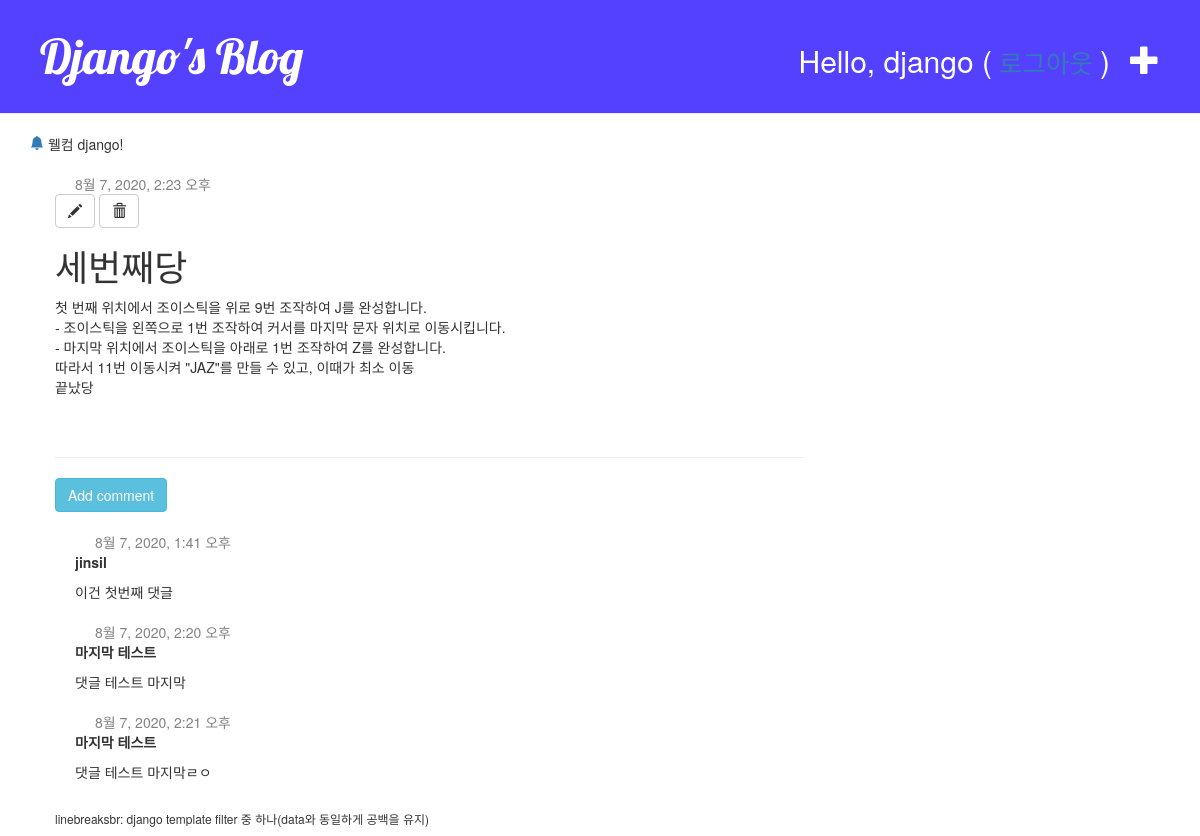
Screenshot of /post/3/ (signed in) with the database file from the repository.
### blog/models.py (models this page shows, shortened)
class Post(models.Model):
    author = models.ForeignKey('auth.User', on_delete=models.CASCADE)
    title = models.CharField(max_length=200, validators=[min_length_3_validator]) # 유효성검사 함수
    text = models.TextField()
    created_date = models.DateTimeField(default=timezone.now)
    published_date = models.DateTimeField(blank=True, null=True)

class Comment(models.Model):
    post = models.ForeignKey('blog.Post', on_delete=models.CASCADE, related_name='comments')
    author = models.CharField(max_length=100) # 댓글작성자
    text = models.TextField()
    created_date = models.DateTimeField(default=timezone.now)
    approved_comment = models.BooleanField(default=False) # 댓글 승인여부

### blog/views.py (the view)
# urls.py: path('post/<int:pk>/', views.post_detail, name='post_detail'),
def post_detail(request, pk):
    post = get_object_or_404(Post, pk=pk)
    return render(request, 'blog/post_detail.html', {'post': post})

### blog/templates/blog/post_detail.html (shortened to what this page needs)
{% extends 'blog/base.html' %}
{% block content %}
    <div class="post">
        {% if post.published_date %}
            <div class="date">
                {{ post.published_date }}
            </div>
        {% endif %}
        {% if user.is_authenticated %}
            <a class='btn btn-default' href="{% url 'post_edit' pk=post.pk %}">
              <span class="glyphicon glyphicon-pencil"></span>
            </a>
            <a class='btn btn-default' href="{% url 'post_remove' pk=post.pk %}">
              <span class="glyphicon glyphicon-trash"></span>
            </a>
        {% endif %}
        <h1>{{ post.title }}</h1>
        <p>{{ post.text|linebreaksbr }}</p>
    </div>
    <hr>
    <a class="btn btn-info" href="{% url 'add_comment_to_post' pk=post.pk %}">
        Add comment
    </a>
    {% for comment in post.comments.all %}
        {% if user.is_authenticated or comment.approved_comment %}
        <div class="comment">
            <div class="date">
                {{ comment.created_date }}
            </div>
            <strong>{{ comment.author }}</strong>
            <p>{{ comment.text|linebreaks }}</p>
        </div>
        {% endif %}
    {% empty %}
        <p>No comment here yet :(</p>
    {% endfor %}
{% endblock %}

### blog/templates/blog/base.html (shortened to what this page needs)
<!DOCTYPE html>
{% load static %}
<html lang="ko">
<head>
    <link rel="stylesheet" href="https://stackpath.bootstrapcdn.com/bootstrap/3.4.1/css/bootstrap.min.css">
    <link rel="stylesheet" href="{% static 'css/blog.css' %}">
</head>
<body>
    <div class="page-header">
        {% if user.is_authenticated %}
             <a href="{% url 'post_new' %}" class="top-menu">
            <span class="glyphicon glyphicon-plus"></span></a>
            <p class="top-menu login-user">Hello, {{ user.username }} (<small>
                <a href="{%url 'logout' %}?next={{ request.path }}">로그아웃</a>
            </small>)</p>
        {% else %}
             <a href="{% url 'login' %}" class="top-menu">
             <span class="glyphicon glyphicon-lock"></span></a>
        {% endif %}
        <h1><a href="/">Django's Blog</a></h1>
    </div>
    <div class="container">
        {% if user.is_authenticated %}
        <p>
            <a href="/"><svg width="1em" height="1em" viewBox="0 0 16 16" class="bi bi-bell-fill" fill="currentColor" xmlns="http://www.w3.org/2000/svg">
                <path d="M8 16a2 2 0 0 0 2-2H6a2 2 0 0 0 2 2zm.995-14.901a1 1 0 1 0-1.99 0A5.002 5.002 0 0 0 3 6c0 1.098-.5 6-2 7h14c-1.5-1-2-5.902-2-7 0-2.42-1.72-4.44-4.005-4.901z"/>
            </svg></a>
            웰컴 {{ user.username }}!
        </p>
        {% endif %}
    </div>
        <div class="content container">
            <div class="row">
                <div class="col-md-8">
                    {% block content %}
                    {% endblock %}
                </div>
            </div>
            <h6>linebreaksbr: django template filter 중 하나(data와 동일하게 공백을 유지)</h6>
        </div>
</body>
</html>

### blog/static/css/blog.css (style rules this page uses)
.page-header { margin-top: 0px; background-color: #5341FF ; padding: 10px 20px 20px 40px; }
.page-header h1, .page-header h1 a, .page-header h1 a:visited, .page-header h1 a:active { color: white; font-size: 36pt; text-decoration: none; }
h1,h2,h3,h4 { font-family: 'Lobster', cursive; }
.content { margin-left: 40px; }
.post { margin-top: 10px; margin-bottom: 60px; }
.date { color: #828282; font-size: 14px; margin-left: 20px; }
.top-menu, .top-menu:hover, .top-menu:visited { float: right; color: white; margin-top: 30px; margin-right: 20px; font-size: 30px; }
.comment { margin: 20px 0px 20px 20px; }

### rows the page displays
Post: published_date "8월 7, 2020, 2:23 오후", title "세번째당", text "첫 번째 위치에서 조이스틱을 위로 9번 조작하여 J를 완성합니다. - 조이스틱을 왼쪽으로 1번 조작하여 커서를 마지막 문자 위치로 이동시킵니다. - 마지막 위치에서 조이스틱을 아래로 1번 조작하여 Z를 완성합니다. 따라서 11번 이동시켜 \"JAZ\"를 만들 수 있고, 이때가 최소 이동 끝났당"
Comment: created_date "8월 7, 2020, 1:41 오후", author "jinsil", text "이건 첫번째 댓글"
Comment: created_date "8월 7, 2020, 2:20 오후", author "마지막 테스트", text "댓글 테스트 마지막"
Comment: created_date "8월 7, 2020, 2:21 오후", author "마지막 테스트", text "댓글 테스트 마지막ㄹㅇ"

### other values shown
{{ user.username }} "django"
